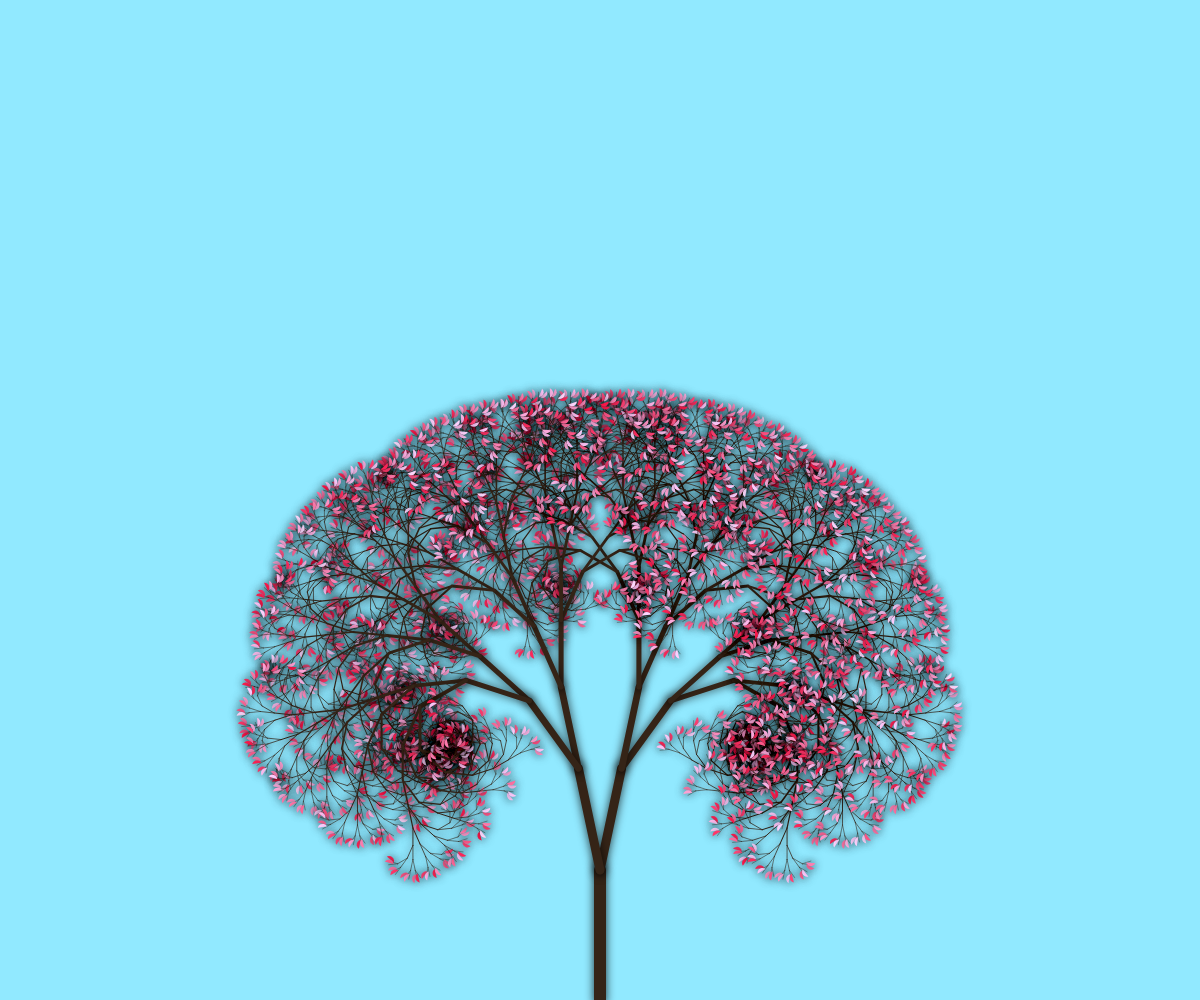
Frame 1 (no input)
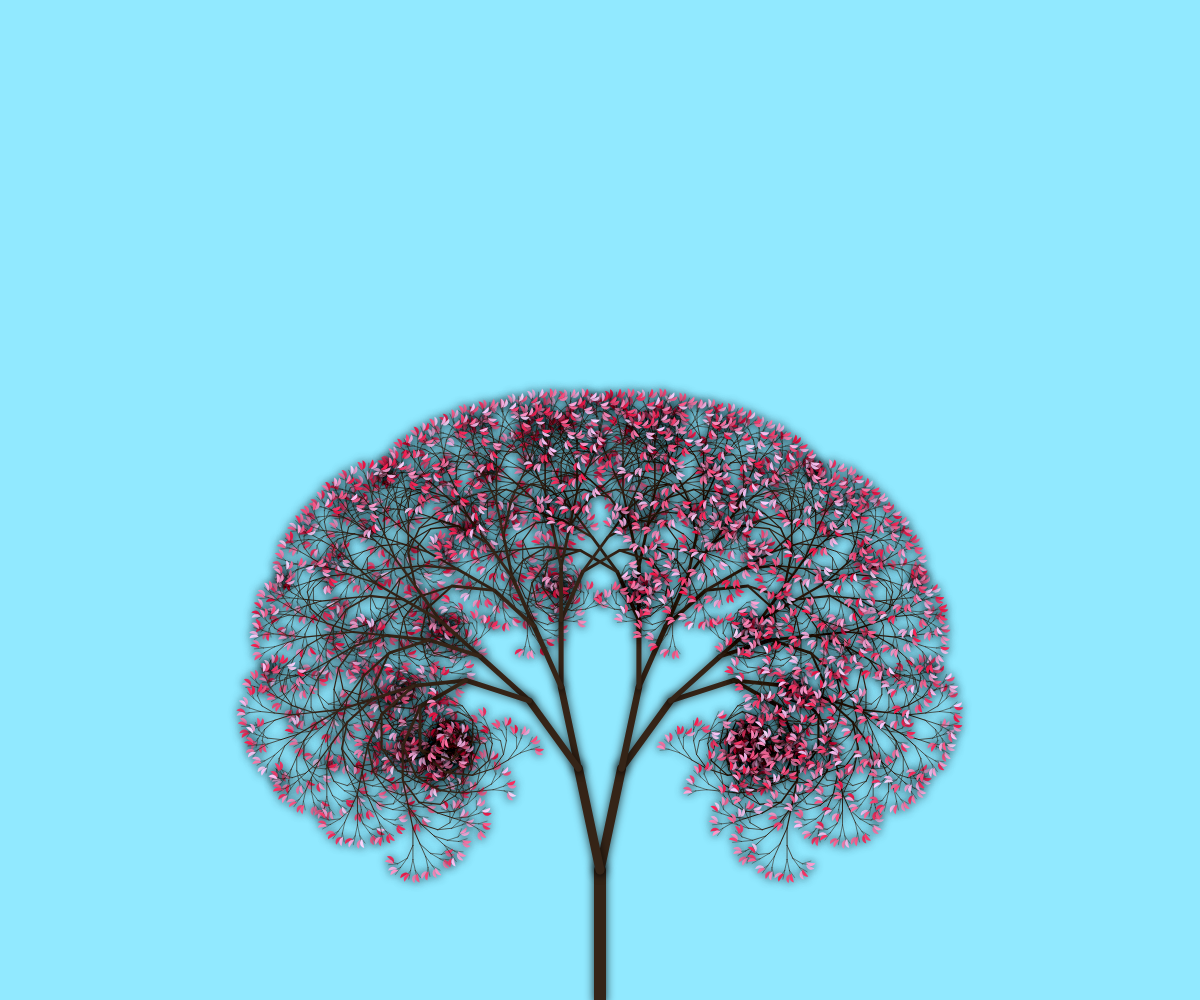
Frame 2 (the mouse pressed at the canvas centre, redrawn once)

The p5.js sketch that drew these frames (run headless with seeded random() and noise() and a simulated clock; the mouse was pressed at the canvas centre and the sketch redrawn once):

// p5.js sketch
// ── sketch.js
function setup(){
	createCanvas(windowWidth, windowHeight);
}

function draw () {
	background(145, 233, 255);
	//recursiveDraw(width/4, height, 110, 0, 12);
	//recursiveDraw(width - width/4, height, 110, 0, 12);
	recursiveDraw(width/2, height, 130, 0, 12);
	noLoop();
}

function recursiveDraw (x, y, length, angle, width) {
	push();

	translate(x, y);
	rotate(angle * PI / 180);

	// call to HTML5 canvas API
	drawingContext.shadowOffsetX = 0;
	drawingContext.shadowOffsetY = 0;
	drawingContext.shadowBlur = 10;
	drawingContext.shadowColor = "rgba(0,0,0,0.8)";

	stroke(53, 36, 23);	
	strokeWeight(width);
	noFill();
	line(0, 0, 0, -length);

	if (length < 10) {
		var rnd = random() * 195 + 75;
		fill(255, rnd - 50, rnd);
		noStroke();
		arc(0, -length, 10, 10, -QUARTER_PI, HALF_PI, CHORD);
		arc(0, -length, -10, -5, -TWO_PI, QUARTER_PI, CHORD);
		pop();
    	return;
	}

	recursiveDraw(0, -length, length * 0.8, angle + 12, width * 0.75);
 	recursiveDraw(0, -length, length * 0.8, angle - 12, width * 0.75);
	 
	pop();
}
